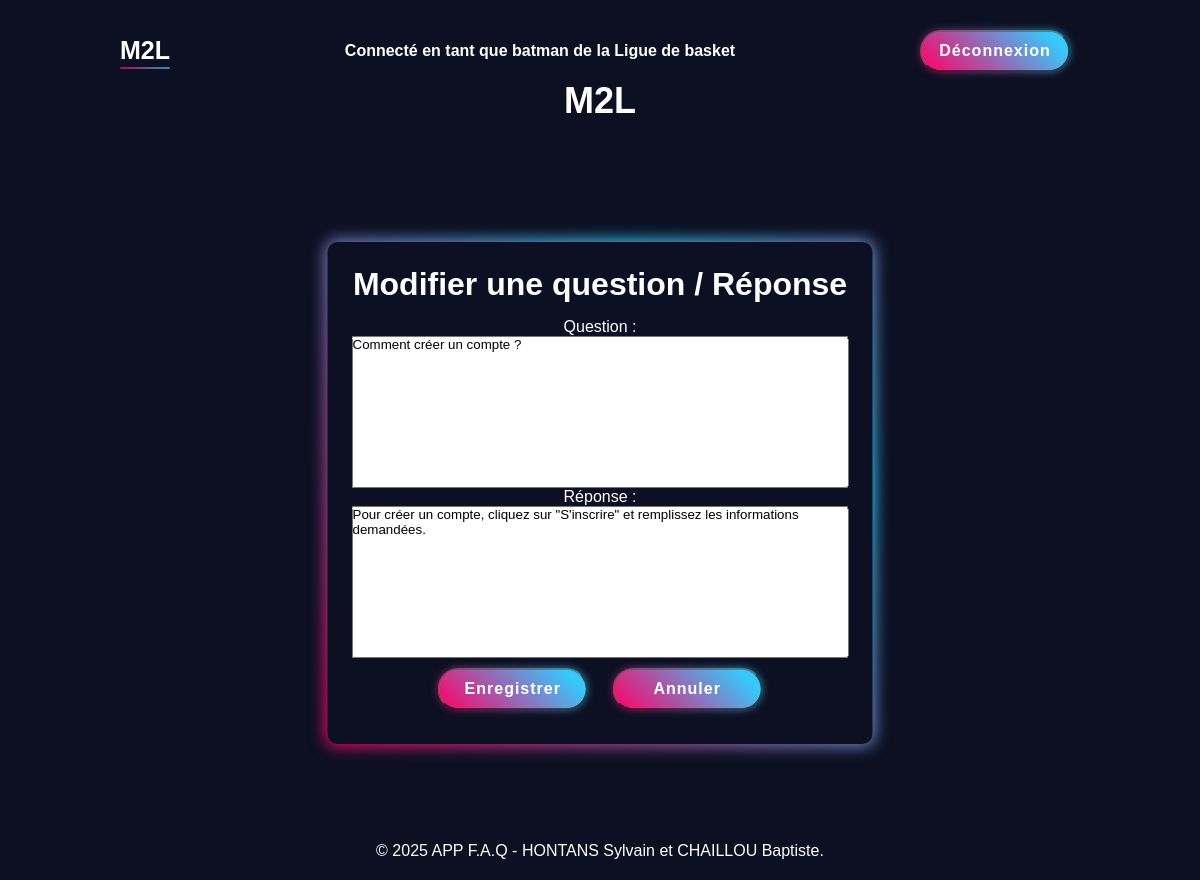
Page /pages/php/edit.php?id_faq=1 (signed in) on the committed database.
### tables this page shows
CREATE TABLE `ligue` (
  `id_ligue` int(11) NOT NULL,
  `lib_ligue` varchar(50) DEFAULT NULL
);

CREATE TABLE `faq` (
  `id_faq` int(11) NOT NULL,
  `question` varchar(255) DEFAULT NULL,
  `reponse` varchar(255) DEFAULT NULL,
  `dat_question` datetime DEFAULT NULL,
  `dat_reponse` datetime DEFAULT NULL,
  `id_user` int(11) NOT NULL
);

### template/php/authentification.php (called while the page is built, shortened)
<?php
if (!function_exists('getUserInfo')) {
    function getUserInfo($dbh, $username) {
        $userQuery = "SELECT user_.id_user, user_.id_ligue, usertype.id_usertype, usertype.lib_usertype
                        FROM user_, usertype
                        WHERE user_.id_usertype = usertype.id_usertype
                        AND user_.pseudo = :username";
        try {
            $userStmt = $dbh->prepare($userQuery);
            $userStmt->bindParam(':username', $username, PDO::PARAM_STR);
            $userStmt->execute();
            return $userStmt->fetch(PDO::FETCH_ASSOC);
        } catch (PDOException $ex) {
            die("Erreur lors de la récupération des informations utilisateur : " . $ex->getMessage());
        }
    }
}
if (!function_exists('isAdmin')) {
    function isAdmin($userType) {
        return $userType === 'Admin';
    }
}
if (!function_exists('canEditMessage')) {
    function canEditMessage($userInfo, $messageLigueId) {
        return isAdmin($userInfo['lib_usertype']) ||
        (isModerator($userInfo['lib_usertype']) && $userInfo['id_ligue'] == $messageLigueId);
    }
}
if (!function_exists('getMessageInfo')) {
    function getMessageInfo($dbh, $id_faq) {
        $sql = "SELECT faq.*, user_.id_ligue, ligue.lib_ligue
                FROM faq, user_, ligue
                WHERE faq.id_user = user_.id_user
                AND user_.id_ligue = ligue.id_ligue
                AND faq.id_faq = :id_faq";
        try {
            $stmt = $dbh->prepare($sql);
            $stmt->bindParam(':id_faq', $id_faq, PDO::PARAM_INT);
            $stmt->execute();
            return $stmt->fetch(PDO::FETCH_ASSOC);
        } catch (PDOException $ex) {
            die("Erreur lors de la récupération du message : " . $ex->getMessage());
        }
    }
}
?>

### pages/php/edit.php (the view, shortened to what this page needs)
<?php
    include '../../template/php/header.php';
    include '../../template/php/authentification.php';
    $dbh = db_connect();
    $userInfo = getUserInfo($dbh, $_SESSION["username"]);
    if (isset($_GET['id_faq'])) {
        $id_faq = $_GET['id_faq'];
        $question = getMessageInfo($dbh, $id_faq);
        $canEdit = canEditMessage($userInfo, $question['id_ligue']);
    }
?>
<!DOCTYPE html>
<html lang="fr">
<head>
    <link rel="stylesheet" href="../css/main.css">
</head>
<body>
    <h1 class="titel-appfaq">M2L</h1>
    <div class="container">
        <h2>Modifier une question / Réponse</h2>
        <?php if (isset($canEdit) && $canEdit): ?>
            <form action="edit.php" method="post">
                <label for="question">Question :</label>
                <br>
                <textarea name="question" rows="10" cols="60" style="resize: none;" required><?php echo $question['question']; ?></textarea>
                <br>
                <label for="reponse">Réponse :</label>
                <br>
                <textarea name="reponse" rows="10" cols="60" style="resize: none;" required><?php echo $question['reponse']; ?></textarea>
                <br>
                <button class="btn" name="update" type="submit">Enregistrer</button>
                <button type="button" class="btn" onclick="window.location.href='./list.php'">Annuler</button>
            </form>
        <?php endif; ?>
    </div>
</body>
</html>
<?php
    include '../../template/php/footer.php';
?>

### template/php/header.php (shortened to what this page needs)
<?php
    $base_url = rtrim(str_replace('\\', '/', dirname(dirname(dirname($_SERVER['PHP_SELF'])))), '/');
?>
<header class="header">
    <a class="logo" href="<?= $base_url ?>/pages/php/list.php">M2L</a>
    <h1>
        <?php
            if(isset($_SESSION["username"])) {
                $username = $_SESSION["username"];
                $dbh = db_connect();
                $sql = "SELECT lib_ligue
                        FROM ligue, user_
                        WHERE ligue.id_ligue = user_.id_ligue
                        AND user_.pseudo = :username";
                try {
                    $sth = $dbh->prepare($sql);
                    $sth->bindParam(':username', $username, PDO::PARAM_STR);
                    $sth->execute();
                    $userinfo = $sth->fetch(PDO::FETCH_ASSOC);
                    if($userinfo && isset($userinfo['lib_ligue'])) {
                        echo '<p>Connecté en tant que '. $username . ' de la ' . $userinfo['lib_ligue'] . '</p>';
                    } else {
                        echo '<p>Connecté en tant que '. $username . '</p>';
                    }
                } catch (PDOException $ex) {
                    die("Erreur lors de la requête SQL : " . $ex->getMessage());
                }
            }
        ?>
    </h1>
    <form action="<?= $base_url ?>/pages/php/logout.php" method="POST">
        <button class="btn" type="submit" name="deco">Déconnexion</button>
    </form>
</header>

### pages/css/main.css (style rules this page uses)
* { margin: 0; padding: 0; box-sizing: border-box; font-family: 'TT', sans-serif; }
html { font-size: 16px; scroll-behavior: smooth; }
body { min-height: 100vh; background: #0c1022; color: #fff; }
.header { position: fixed; top: 0; left: 0; width: 100%; background: transparent; display: flex; justify-content: space-between; align-items: center; padding: 15px 5%; flex-direction: column; }
.logo { font-size: 25px; color: #fff; text-decoration: none; font-weight: 600; pointer-events: none; opacity: 0; animation: slideTop 1s ease forwards; }
.container { border-radius: 10px; text-align: center; animation: fadeIn 0.8s ease-in-out; width: auto; min-width: 300px; max-width: 90%; position: relative; background: #0c1022; display: inline-block; left: 50%; transform: translateX(-50%); padding: 1.5rem; margin: 100px auto 40px; }
.titel-appfaq { position: relative; text-align: center; margin-bottom: 20px; margin-top: 100px; color: white; font-size: 56px; animation: fadeIn 0.8s ease-in-out; }
.container::before { content: ''; position: absolute; top: -2px; left: -2px; right: -2px; bottom: -2px; background: linear-gradient(45deg, #f06, #3cf, #f06); background-size: 200%; background-position: 0 0; border-radius: 12px; z-index: -1; filter: blur(8px); transition: 0.5s ease; }
.container::after { content: ''; position: absolute; top: 0; left: 0; right: 0; bottom: 0; border-radius: 10px; background: #0c1022; z-index: -1; }
h2 { font-size: 32px; font-weight: 700; opacity: 0; animation: slideLeft 1s ease forwards; margin-bottom: 15px; }
p, label { font-size: 16px; margin: 20px 0 20px; opacity: 0; animation: slideLeft 1s ease forwards; }
.btn { position: relative; display: inline-flex; justify-content: center; align-items: center; background: yellowgreen; border-radius: 40px; color: #fff; text-decoration: none; font-weight: 600; letter-spacing: 1px; z-index: 1; opacity: 0; animation: slideTop 1s ease forwards; margin: 10px; width: 150px; height: 42px; font-size: 16px; }
.btn::before { content: ''; position: absolute; top: 0; left: 0; inset: 0; background: linear-gradient(45deg, #f06, #3cf, #f06); background-size: 200%; background-position: 0 0; z-index: -1; border-radius: 40px; filter: blur(5px); transition: .5s ease; }
.btn::after { content: ''; position: absolute; top: 0; left: 0; inset: 0; background: linear-gradient(45deg, #f06, #3cf, #f06); background-size: 200%; background-position: 0 0; z-index: -1; border-radius: 40px; transition: .5s ease; }
a { position: relative; color: #fff; text-decoration: none; font-weight: 600; transition: color 0.5s ease, text-shadow 0.5s ease; padding-bottom: 2px; }
a::after { content: ''; position: absolute; bottom: -2px; left: 0; width: 100%; height: 2px; background: linear-gradient(45deg, #f06, #3cf, #f06); background-size: 200%; animation: textGradientMove 5s linear infinite; opacity: 0.7; border-radius: 30px; }
.titel-appfaq { font-size: 36px; margin-top: 80px; }
@media only screen and (min-width: 1025px) and (max-width: 1200px) { .header { padding: 20px 10%; flex-direction: row; justify-content: space-between; } }
@media only screen and (min-width: 1025px) and (max-width: 1200px) { .container { max-width: 70%; } }

### rows in the picture
ligue: lib_ligue "Ligue de basket"
faq: question "Comment créer un compte ?", reponse "Pour créer un compte, cliquez sur \"S'inscrire\" et remplissez les informations demandées."

### other values in the picture
$username "batman"
